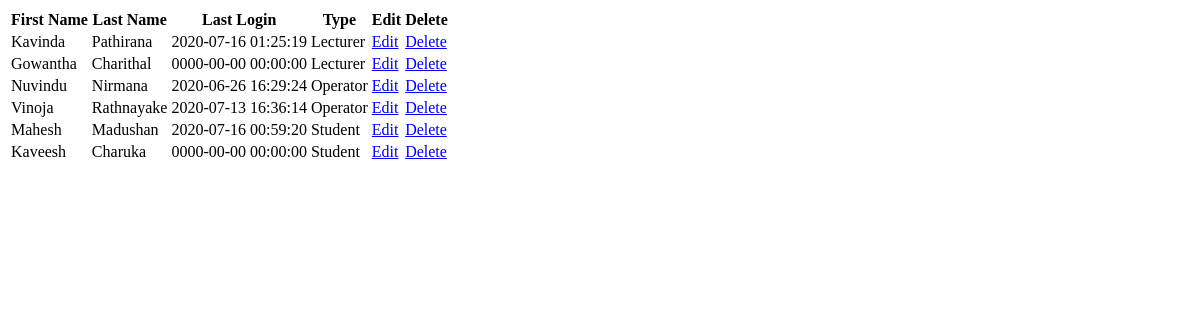
The page /suggest.php on the database as committed earlier.
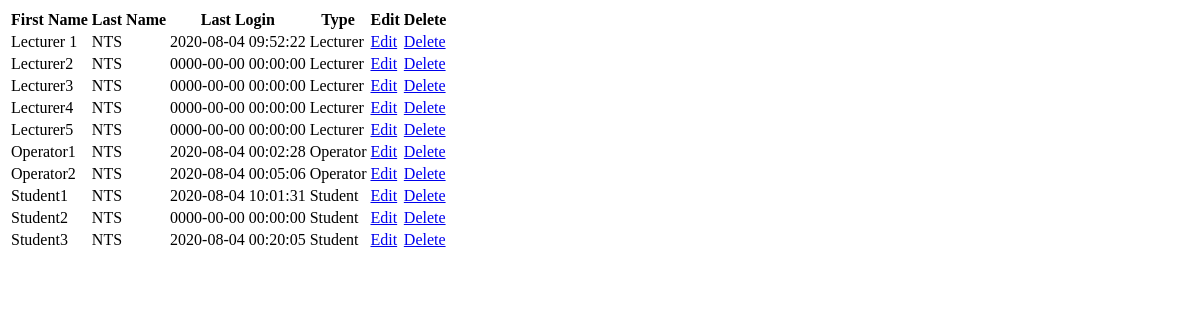
The same page on the database as committed later.
### tables this page shows
CREATE TABLE `user` (
  `index_no` varchar(6) NOT NULL,
  `type` varchar(8) NOT NULL,
  `first_name` varchar(50) NOT NULL,
  `last_name` varchar(100) NOT NULL,
  `NIC` char(10) DEFAULT NULL,
  `batch` int(4) NOT NULL,
  `email` varchar(100) NOT NULL,
  `password` varchar(200) NOT NULL,
  `last_login` datetime NOT NULL,
  `is_deleted` tinyint(1) NOT NULL,
  `profile_picture_dir` varchar(255) NOT NULL
);

### inc/functions.php (called while the page is built, shortened)
<?php
	function startsWith ($string, $startString)
	{
    $len = strlen($startString);
    return (substr($string, 0, $len) === $startString);
	}
?>

### Model/suggest-db.php (the view, shortened to what this page needs)
<?php require_once('inc/dbconnection.php'); ?>
<?php require_once('inc/functions.php'); ?>
<?php
$query = "SELECT * FROM user WHERE is_deleted=0 ORDER BY index_no";
$user_list = '';
$q = $_REQUEST["q"];
$hint = "";
if ($q !== "") {
    $q = strtolower($q);
    if ($hint !== ""){
        $query = "SELECT * FROM user WHERE (first_name LIKE '%{$hint}%')  AND  is_deleted=0 ORDER BY index_no";
    }
    else if (startsWith($q,"s") || startsWith($q,"l") || startsWith($q,"o")){
        $query = "SELECT * FROM user WHERE (type LIKE '%{$q}%')  AND  is_deleted=0 ORDER BY index_no";
    }
    else {
        $query = "SELECT * FROM user WHERE is_deleted=0 ORDER BY index_no";
    }
}
$users = mysqli_query($connection, $query);
while ($user = mysqli_fetch_assoc($users)) {
        $user_list .= "<tr>";
        $user_list .= "<td>{$user['first_name']}</td>";
        $user_list .= "<td>{$user['last_name']}</td>";
        $user_list .= "<td>{$user['last_login']}</td>";
        $user_list .= "<td>{$user['type']}</td>";
        $user_list .= "<td><a href=\"modify-user.php?user_index={$user['index_no']}\">Edit</a></td>";
        $user_list .= "<td><a href=\"delete-user.php?user_index={$user['index_no']}\">Delete</a></td>";
        $user_list .= "</tr>";
}
?>

### suggest.php (shortened to what this page needs)
<?php require_once('Model/suggest-db.php'); ?>
<!DOCTYPE html>
<html lang="en">
<body>
<table class="masterlist" id="table">
        <tr>
            <th>First Name</th>
            <th>Last Name</th>
            <th>Last Login</th>
            <th>Type</th>
            <th>Edit</th>
            <th>Delete</th>
        </tr>
        <?php echo $user_list; ?>
</table>
</body>
</html>

Rows that differ between the two databases and show on the page:
changed user: first_name "Kavinda" → "Lecturer 1"; last_name "Pathirana" → "NTS"; last_login "2020-07-16 01:25:19" → "2020-08-04 09:52:22"
changed user: first_name "Gowantha" → "Lecturer2"; last_name "Charithal" → "NTS"
added user: first_name "Lecturer3", last_name "NTS", last_login "0000-00-00 00:00:00", type "Lecturer"
added user: first_name "Lecturer4", last_name "NTS", last_login "0000-00-00 00:00:00", type "Lecturer"
added user: first_name "Lecturer5", last_name "NTS", last_login "0000-00-00 00:00:00", type "Lecturer"
changed user: first_name "Nuvindu" → "Operator1"; last_name "Nirmana" → "NTS"; last_login "2020-06-26 16:29:24" → "2020-08-04 00:02:28"
changed user: first_name "Vinoja" → "Operator2"; last_name "Rathnayake" → "NTS"; last_login "2020-07-13 16:36:14" → "2020-08-04 00:05:06"
changed user: first_name "Mahesh" → "Student1"; last_name "Madushan" → "NTS"; last_login "2020-07-16 00:59:20" → "2020-08-04 10:01:31"
changed user: first_name "Kaveesh" → "Student2"; last_name "Charuka" → "NTS"
added user: first_name "Student3", last_name "NTS", last_login "2020-08-04 00:20:05", type "Student"
